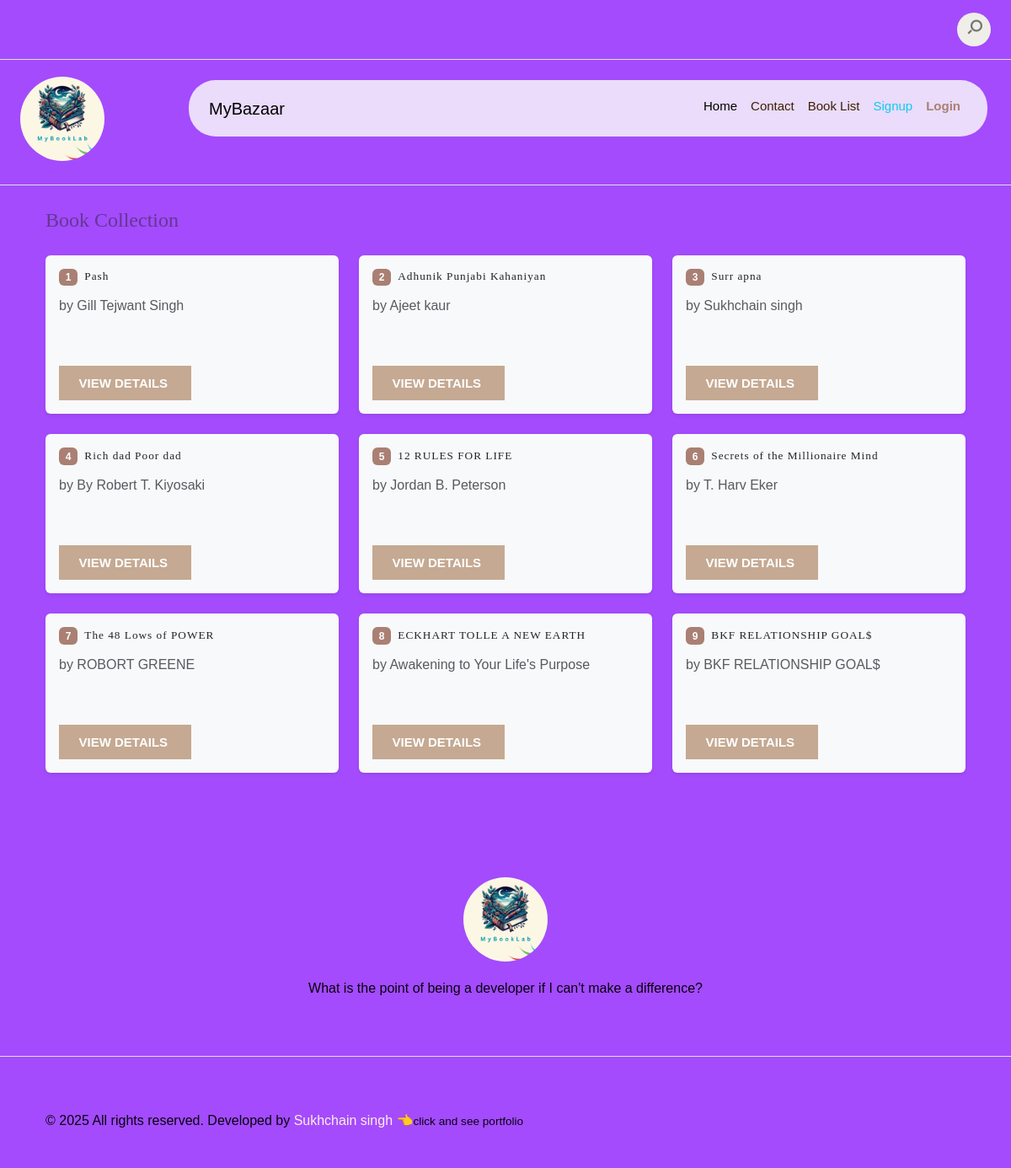
The page /books/ on the database its author committed.
### BookLab_App/models.py (models this page shows, shortened)
class BooksLibrary(models.Model):
    title = models.CharField(max_length=200)
    author = models.CharField(max_length=100)
    category = models.ForeignKey(Categories,on_delete=models.CASCADE,related_name="book_library")
    decription_book = models.TextField(max_length=1000,blank=True, null=True)
    image = models.ImageField(upload_to='')
    pdf_file = models.FileField(upload_to='',blank=True, null=True)
    epub_file = models.FileField(upload_to='', blank=True, null=True)
    publication_date = models.DateField()
    book_language =  models.CharField(max_length=50,blank=True, null=True)
    uploaded_at = models.DateTimeField(auto_now_add=True)
    slug = models.SlugField(max_length=250,unique=True,blank=True,null=True)
    price  = models.DecimalField(max_digits=10,decimal_places=2,default=0.00)

### BookLab_App/views.py (the view)
# urls.py: path('books/',views.all_books_view, name='book_list'),
def all_books_view(request):
   books = BooksLibrary.objects.all()
   return render(request, 'all_books.html', {'books': books})

### templates/all_books.html (shortened to what this page needs)
{% extends "base.html" %}
{% load static %}
{% block content %}
<div class="container mt-4">
    <h2 class="mb-4 text-body-tertiary">Book Collection</h2>
    <div class="row row-cols-1 row-cols-md-2 row-cols-lg-3 g-4">
        {% for book in books %}
        <div class="col">
            <div class="card h-100 border-0 shadow-sm bg-body-tertiary">
                <div class="card-body">
                    <div class="d-flex align-items-center mb-2">
                        <span class="badge bg-primary me-2">{{ forloop.counter }}</span>
                        <h5 class="card-title mb-0 text-dark">{{ book.title }}</h5>
                    </div>
                    <p class="text-muted">by {{ book.author }}</p>
                    <div class="mt-auto">
                        <a href="{% url 'BookDetail_view' book.slug %}"
                           class="btn btn-sm btn-primary stretched-link">
                            View Details
                        </a>
                    </div>
                </div>
            </div>
        </div>
        {% endfor %}
    </div>
</div>
{% endblock %}

### static/style.css (style rules this page uses)
:root { --header-height: 160px; --header-height-min: 80px; }
:root { --accent-color: #C5A992; --secondary-color: #C5A992; --dark-color: #2f2f2f; --light-color: #F3F2EC; --body-text-color: #757575; --light-text-color: #a237bd; --dark-text-color: #2f2f2f; }
:root { --body-font: "Raleway", sans-serif; --heading-font: "Prata", Georgia, serif; --secondary-font: "Playfair Display", Georgia, serif; }
:root, [data-bs-theme=light] { --heading-font: "Prata", Georgia, serif; --heading-font-weight: 400; --heading-color: var(--bs-dark); --heading-line-height: 1.1; --swiper-theme-color: var(--bs-primary); --custom-easing: cubic-bezier(.17, .67, .83, .67); --bs-body-font-family: "Raleway", arial, sans-serif; --bs-body-font-size: 0.9rem; --bs-body-font-weight: 400; --bs-body-line-height: 1.7; --bs-body-color: #333333; --bs-body-color-rgb: 51, 51, 51; --bs-primary: #C5A992; --bs-primary-dark: #C5A992; --bs-secondary: #C5A992; --bs-black: #111; --bs-light: #F1F1F0; --bs-dark: #212529; --bs-gray: #949494; --bs-gray-dark: #51565b; --bs-primary-rgb: 169, 128, 115; --bs-secondary-rgb: 253, 238, 233; --bs-black-rgb: 17, 17, 17; --bs-light-rgb: 241, 241, 240; --bs-dark-rgb: 33, 37, 41; --bs-link-color: var(--bs-dark); --bs-link-color-rgb: 17, 17, 17; --bs-link-decoration: underline; --bs-link-hover-color: var(--bs-primary); --bs-link-hover-color-rgb: 169, 128, 115; }
.container, .container-fluid, .container-lg, .container-md, .container-sm, .container-xl, .container-xxl { --bs-gutter-x: 2.5rem; }
h1, h2, h3, h4, h5, h6 { color: var(--heading-color); }
a { text-decoration: none; transition: all 0.3s ease-out; }
.btn { --bs-btn-border-radius: 0; }
.btn-primary { --bs-btn-color: #fff; --bs-btn-bg: var(--bs-primary); --bs-btn-border-color: var(--bs-primary); --bs-btn-hover-color: #fff; --bs-btn-hover-bg: var(--bs-primary-dark); --bs-btn-hover-border-color: var(--bs-primary-dark); --bs-btn-focus-shadow-rgb: 49, 132, 253; --bs-btn-active-color: #fff; --bs-btn-active-bg: var(--bs-secondary); --bs-btn-active-border-color: var(--bs-secondary); --bs-btn-active-shadow: inset 0 3px 5px rgba(0, 0, 0, 0.125); --bs-btn-disabled-color: #fff; --bs-btn-disabled-bg: var(--bs-primary); --bs-btn-disabled-border-color: var(--bs-primary); }
.container, .container-fluid, .container-lg, .container-md, .container-sm, .container-xl, .container-xxl { --bs-gutter-x: 3rem; }
*, *::before, *::after { -webkit-box-sizing: border-box; -moz-box-sizing: border-box; box-sizing: border-box; }
html { box-sizing: border-box; }
body { font-family: var(--body-font); font-size: 16px; line-height: 2; color: var(--body-text-color); background-color: var(--light-color); }
a { color: var(--accent-color); transition: 0.3s color ease-out; }
h1, .h1, h2, .h2, h3, .h3, h4, .h4, h5, .h5, h6, .h6 { font-family: var(--heading-font); line-height: 1.2; color: var(--dark-color); }
h1, h2, h3 { margin: 25px 0; text-transform: capitalize; }
h5, h6 { letter-spacing: 1px; }
h2, .h2 { font-size: 1.5em; line-height: 1.4; }
h5, .h5 { font-size: .83em; line-height: 1.25; }
p { margin: 0 0 20px 0; }
::placeholder { color: #999; }
.container::after, .row::after, .clearfix::after { display: block; clear: both; content: ""; }
.text-muted { color: #777; }
pre, blockquote, dl, figure, table, p, ul, ol, form { margin-bottom: 2.5rem; }
a.btn, input[type="button"], input[type="submit"], input[type="reset"], input[type="file"], button { background-image: none; background: var(--accent-color); text-decoration: none !important; display: inline-block; position: relative; border: 1px solid transparent; border-radius: 0; padding: 0.75em 1.5em; margin-top: 15px; font-size: 15px; font-weight: bold; line-height: normal; text-align: center; text-transform: uppercase; color: #fff; z-index: 1; cursor: pointer; white-space: nowrap; vertical-align: middle; -webkit-transition: all 0.3s ease-in; transition: all 0.3s ease-in; -ms-touch-action: manipulation; touch-action: manipulation; -webkit-user-select: none; -moz-user-select: none; -ms-user-select: none; user-select: none; }
.btn:last-child { margin-right: 0; }

### templates/base.html (style rules this page uses)
.body-custom { background-color: rgb(164, 75, 253); color: rgb(7, 3, 15); }

### templates/all_books.html (style rules this page uses)
.card { transition: transform 0.2s ease, box-shadow 0.2s ease; }

### rows shown on the page
BooksLibrary: title "Pash", author "Gill Tejwant Singh"
BooksLibrary: title "Adhunik Punjabi Kahaniyan", author "Ajeet kaur"
BooksLibrary: title "Surr apna", author "Sukhchain singh"
BooksLibrary: title "Rich dad Poor dad", author "By Robert T. Kiyosaki"
BooksLibrary: title "12 RULES FOR LIFE", author "Jordan B. Peterson"
BooksLibrary: title "Secrets of the Millionaire Mind", author "T. Harv Eker"
BooksLibrary: title "The 48 Lows of POWER", author "ROBORT GREENE"
BooksLibrary: title "ECKHART TOLLE A NEW EARTH", author "Awakening to Your Life's Purpose"
BooksLibrary: title "BKF RELATIONSHIP GOAL$", author "BKF RELATIONSHIP GOAL$"
